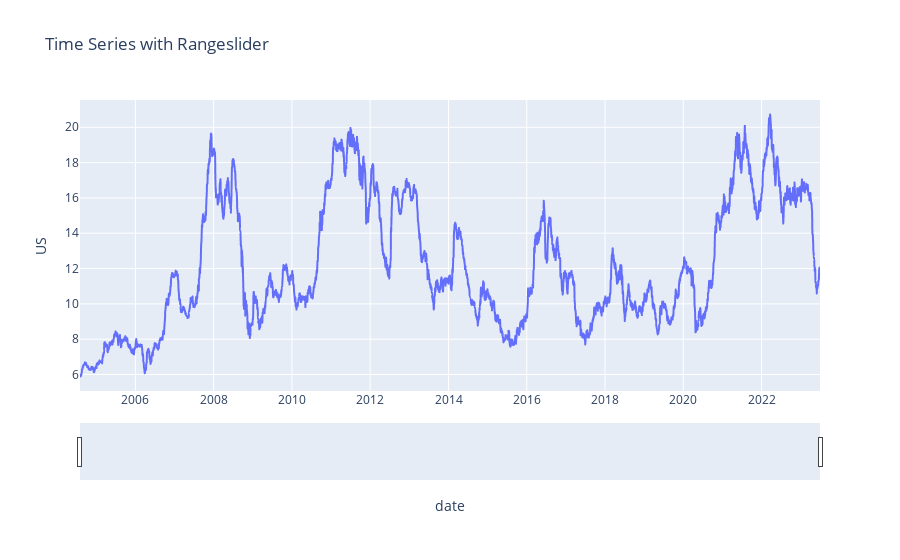

The code cell stored with this chart in its notebook:
### Code cell
import plotly.express as px
import pandas as pd

fig = px.line(series, x=series.index, y='US', title='Time Series with Rangeslider')

fig.update_xaxes(rangeslider_visible=True)
fig.show()

### Figure 1 — Plotly figure (JSON) as saved in the notebook; plotly's stock layout.template omitted (floating-point values rounded to 4 significant figures; data arrays with more than 128 entries replaced by an {"elided": "..."} marker saying what was removed)
{"data": [{"hovertemplate": "date=%{x}<br>US=%{y}<extra></extra>", "legendgroup": "", "line": {"color": "#636efa", "dash": "solid"}, "marker": {"symbol": "circle"}, "mode": "lines", "name": "", "showlegend": false, "type": "scattergl", "x": {"elided": "4709 str values"}, "xaxis": "x", "y": {"elided": "4709 float values"}, "yaxis": "y"}], "layout": {"legend": {"tracegroupgap": 0}, "title": {"text": "Time Series with Rangeslider"}, "xaxis": {"anchor": "y", "domain": [0, 1], "rangeslider": {"visible": true}, "title": {"text": "date"}}, "yaxis": {"anchor": "x", "domain": [0, 1], "title": {"text": "US"}}}}
